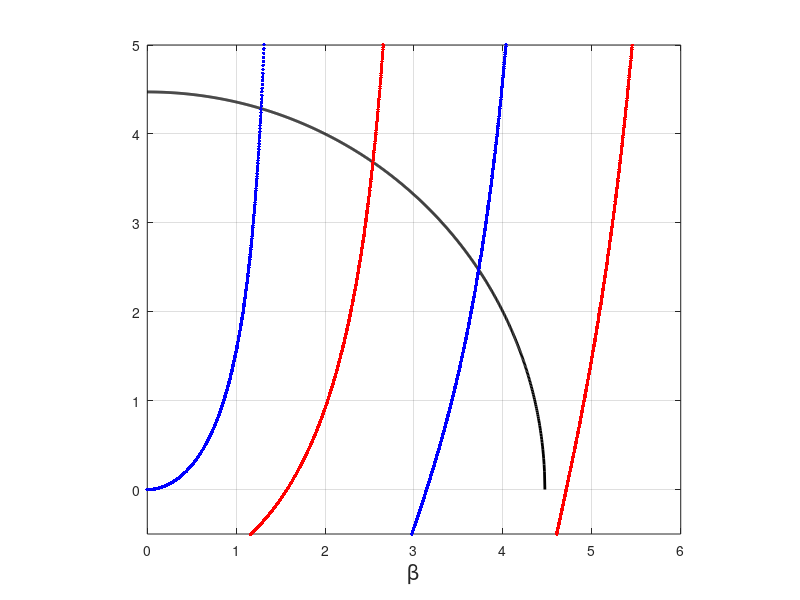

Source code (MATLAB):
L = 20;
x = 0:0.002:6;
xc = linspace(0,sqrt(L),1000);
plot(xc, sqrt(L-xc.^2),'k','linewidth',2.0)
hold on
plot(x, x .* tan(x),'b.','markersize',8.0)
plot(x, - x .* cot(x),'r.','markersize',8.0)
hold off
axis([0 6 -0.5 5])
axis equal
xlabel('\beta','fontsize',16)
grid on
